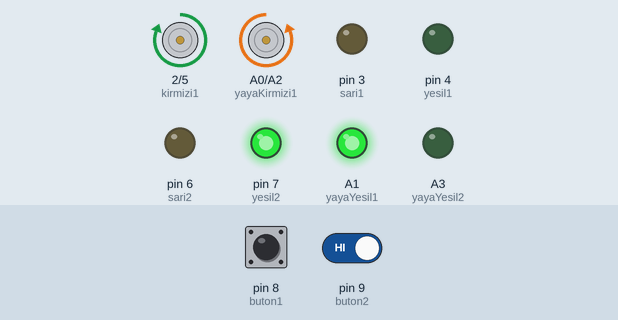
Simulated run of this sketch. Board: Arduino Uno, built with avr-gcc and run on an emulated ATmega328P. Shown: motor-driver pin pairs drawn as motors (green arrow = first pin HIGH = forward, orange = second pin HIGH = backward, longer = more drive), output pins drawn as LEDs (lit = HIGH). Inputs (shaded band) come from the test bench; at power-on: pin 8 (buton1) HIGH, pin 9 (buton2) HIGH.

Above: at 3.8 s.
3.9 s: pin 8 (buton1) pulled LOW for 0.15 s
At 4.2 s:
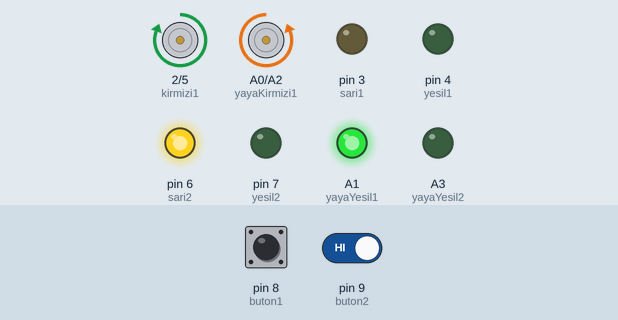
At 7.7 s:
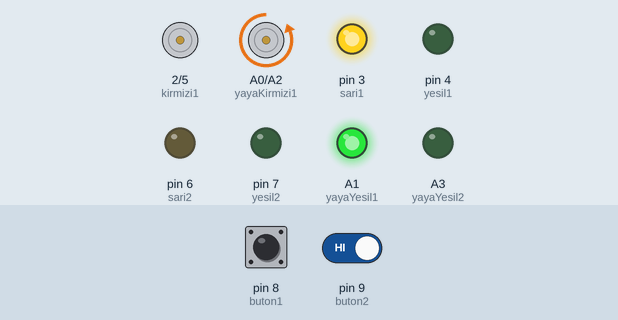
10.0 s: pin 9 (buton2) driven HIGH
11.5 s: pin 9 (buton2) driven LOW
At 16.1 s:
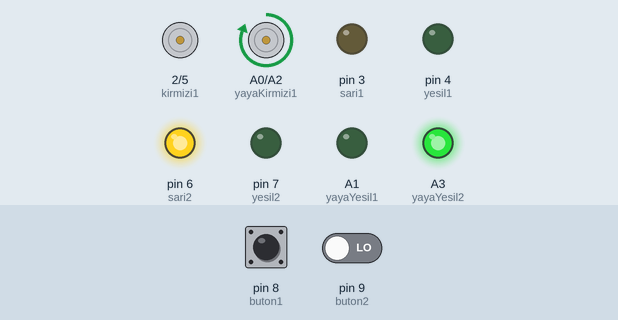
Timing chart, 0 to 46.4 s (numbered marks = the images above; inputs shaded):
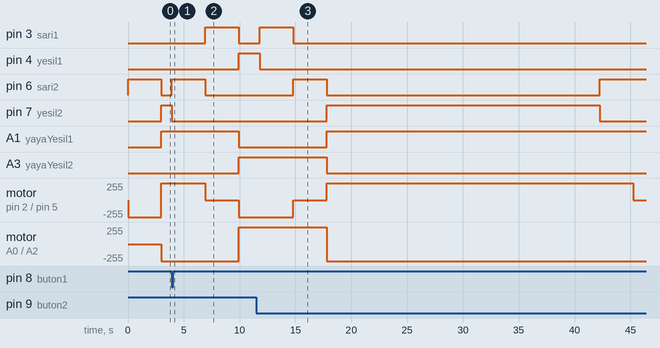

Measured:
- after the input at 3.9 s, pin 3 (sari1): LOW → HIGH after 3.0 s, → LOW 3.0 s later; pin 4 (yesil1), A3 (yayaYesil2): LOW → HIGH after 6.0 s; pin 6 (sari2): LOW → HIGH at once, → LOW 3.0 s later; pin 7 (yesil2): HIGH → LOW at once; A1 (yayaYesil1): HIGH → LOW after 6.0 s
- after the input at 10.0 s, every drawn part: stays the same
- after the input at 11.5 s, pin 6 (sari2): LOW → HIGH after 3.3 s, → LOW 3.0 s later, → HIGH 24.5 s later; pin 7 (yesil2): LOW → HIGH after 6.3 s, → LOW 24.5 s later; A1 (yayaYesil1): LOW → HIGH after 6.3 s; A3 (yayaYesil2): HIGH → LOW after 6.3 s; motor on A0 (yayaKirmizi1) / A2 (yayaKirmizi2): forward 255/255 → backward 255/255 after 6.3 s

The sketch:

sketch_nov18b.ino
```cpp
const int kirmizi1 = 2, sari1 = 3, yesil1 = 4;
const int kirmizi2 = 5, sari2 = 6, yesil2 = 7;

const int yayaKirmizi1 = A0, yayaYesil1 = A1;
const int yayaKirmizi2 = A2, yayaYesil2 = A3;

const int buton1 = 8, buton2 = 9;
int sayac1 = 0, sayac2 = 0;
unsigned long sonButonBasma = 0;

// Gerçek trafik süreleri
const int anaYolYesil = 60 * 1000; // 60 saniye
const int taliYolYesil = 30 * 1000; // 30 saniye
const int sariSure = 3000; // 3 saniye
const int maxYesilSure = 90 * 1000; // 90 saniye

void setup() {
  pinMode(kirmizi1, OUTPUT);
  pinMode(sari1, OUTPUT);
  pinMode(yesil1, OUTPUT);
  pinMode(kirmizi2, OUTPUT);
  pinMode(sari2, OUTPUT);
  pinMode(yesil2, OUTPUT);
  pinMode(yayaKirmizi1, OUTPUT);
  pinMode(yayaYesil1, OUTPUT);
  pinMode(yayaKirmizi2, OUTPUT);
  pinMode(yayaYesil2, OUTPUT);
  pinMode(buton1, INPUT_PULLUP);
  pinMode(buton2, INPUT_PULLUP);
}

void loop() {
  butonlariKontrolEt();

  int oncelikliYol = (sayac1 > sayac2) ? 1 : 2;
  trafikSistemi(oncelikliYol);
}

void butonlariKontrolEt() {
  if (millis() - sonButonBasma > 300) {
    if (digitalRead(buton1) == LOW) {
      sayac1++;
      sonButonBasma = millis();
    }
    if (digitalRead(buton2) == LOW) {
      sayac2++;
      sonButonBasma = millis();
    }
  }
}

void trafikSistemi(int oncelikliYol) {
  int yesilSure1 = (sayac1 > sayac2) ? maxYesilSure : anaYolYesil;
  int yesilSure2 = (sayac2 > sayac1) ? maxYesilSure : taliYolYesil;

  if (oncelikliYol == 1) {
    isikDegistir(kirmizi1, sari1, yesil1, HIGH, HIGH, LOW);
    delay(sariSure);
    isikDegistir(kirmizi1, sari1, yesil1, LOW, LOW, HIGH);
    isikDegistir(kirmizi2, sari2, yesil2, HIGH, LOW, LOW);
    digitalWrite(yayaKirmizi1, HIGH);
    digitalWrite(yayaYesil1, LOW);
    digitalWrite(yayaKirmizi2, LOW);
    digitalWrite(yayaYesil2, HIGH);
    oncelikKontrolluBekle(yesilSure1);
    isikDegistir(kirmizi1, sari1, yesil1, LOW, HIGH, LOW);
    delay(sariSure);
    isikDegistir(kirmizi1, sari1, yesil1, HIGH, LOW, LOW);
  }
  else {
    isikDegistir(kirmizi2, sari2, yesil2, HIGH, HIGH, LOW);
    delay(sariSure);
    isikDegistir(kirmizi2, sari2, yesil2, LOW, LOW, HIGH);
    isikDegistir(kirmizi1, sari1, yesil1, HIGH, LOW, LOW);
    digitalWrite(yayaKirmizi1, LOW);
    digitalWrite(yayaYesil1, HIGH);
    digitalWrite(yayaKirmizi2, HIGH);
    digitalWrite(yayaYesil2, LOW);
    oncelikKontrolluBekle(yesilSure2);
    isikDegistir(kirmizi2, sari2, yesil2, LOW, HIGH, LOW);
    delay(sariSure);
    isikDegistir(kirmizi2, sari2, yesil2, HIGH, LOW, LOW);
  }
}

void isikDegistir(int kirmizi, int sari, int yesil, bool kirmiziDurum, bool sariDurum, bool yesilDurum) {
  digitalWrite(kirmizi, kirmiziDurum);
  digitalWrite(sari, sariDurum);
  digitalWrite(yesil, yesilDurum);
}

void oncelikKontrolluBekle(unsigned long sure) {
  unsigned long baslangicZamani = millis();

  while (millis() - baslangicZamani < sure) {
    butonlariKontrolEt();
    if ((sayac1 > sayac2 && digitalRead(yesil2) == HIGH) || (sayac2 > sayac1 && digitalRead(yesil1) == HIGH)) {
      return;
    }
  }
}
```
